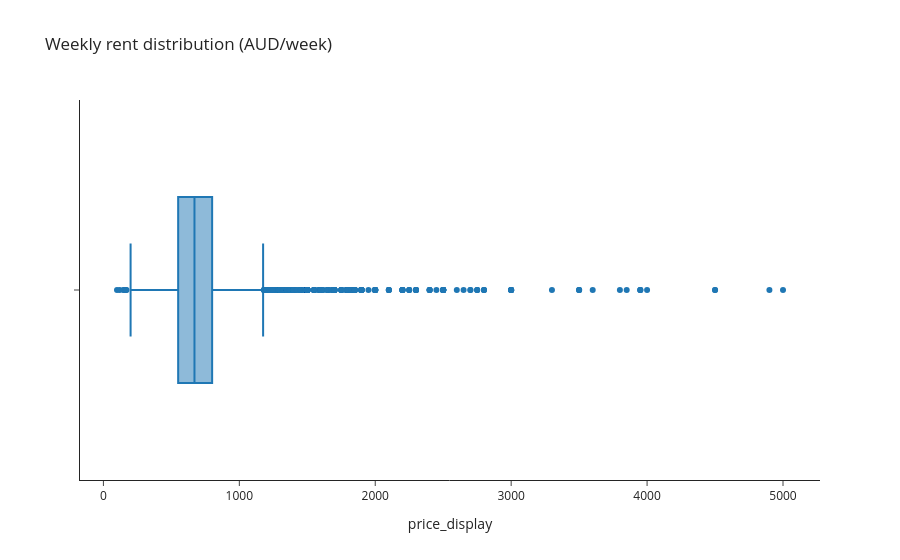

Write notebook code for a chart like this one.
### Markdown cell above
The distribution is positively skewed (right-skewed):

- Most properties cluster between \$400 and \$900 per week.
- A small number of properties extend far into the right tail, exceeding \$2,000-\$5,000 per week.

This long right tail indicates the presence of high-end luxury properties that are relatively rare but significantly more expensive than typical rentals.

### Code cell
fig = px.box(
    df,
    x="price_display",
    title="Weekly rent distribution (AUD/week)",
    template="simple_white",
)
fig.show()

### Figure 1 — Plotly figure (JSON) as saved in the notebook; plotly's stock layout.template omitted (floating-point values rounded to 4 significant figures; data arrays with more than 128 entries replaced by an {"elided": "..."} marker saying what was removed)
{"data": [{"alignmentgroup": "True", "hovertemplate": "price_display=%{x}<extra></extra>", "legendgroup": "", "marker": {"color": "#1F77B4"}, "name": "", "notched": false, "offsetgroup": "", "orientation": "h", "showlegend": false, "type": "box", "x": {"elided": "6767 float values"}, "x0": " ", "xaxis": "x", "y0": " ", "yaxis": "y"}], "layout": {"boxmode": "group", "legend": {"tracegroupgap": 0}, "title": {"text": "Weekly rent distribution (AUD/week)"}, "xaxis": {"anchor": "y", "domain": [0, 1], "title": {"text": "price_display"}}, "yaxis": {"anchor": "x", "domain": [0, 1]}}}
